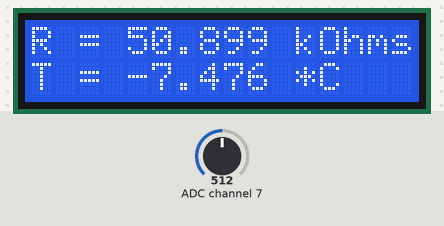
Simulated run of this program. Board: Raspberry Pi (BCM pin numbers). On the bench: 16×2 character LCD. The inputs (shaded band) are chosen by the test bench; at power-on: ADC channel 7 = 512 (analog values on the 0–1023 scale).

Above: at 1.2 s.
1.3 s: ADC channel 7 set to 716
At 2.4 s:
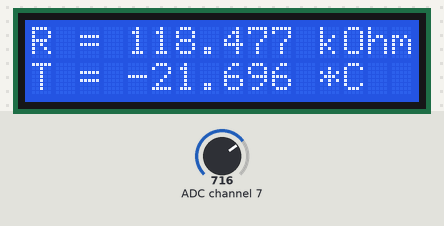
3.1 s: ADC channel 7 set to 511
At 4.4 s:
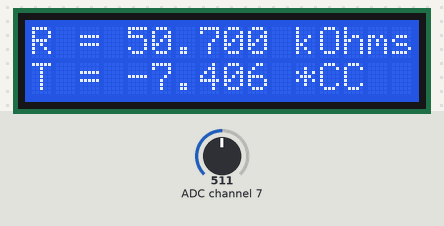
4.7 s: ADC channel 7 set to 306
At 5.4 s:
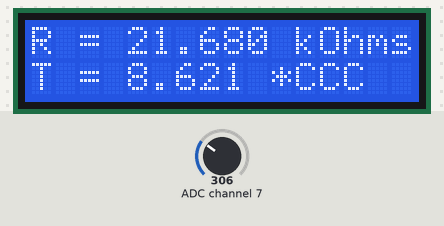
6.4 s: ADC channel 7 set to 122
At 7.2 s:
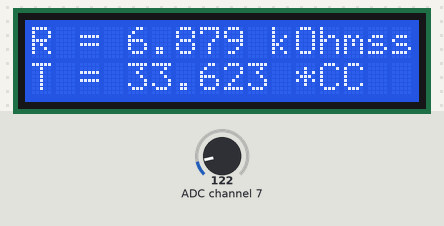
8.0 s: ADC channel 7 set to 1023
At 9.3 s:
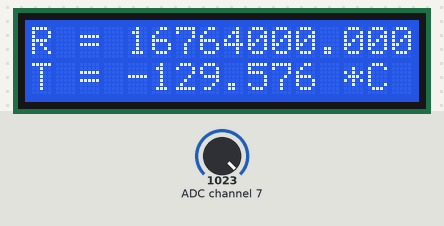
9.6 s: ADC channel 7 set to 1022
At 11.2 s:
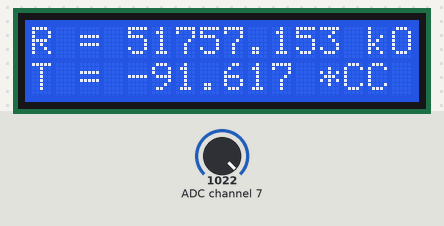
Timing chart, 0 to 12.3 s (numbered marks = the images above; inputs shaded):
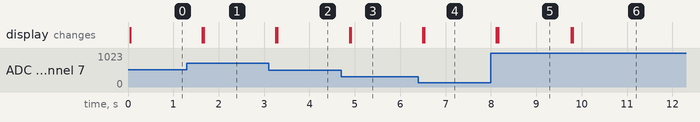

Measured:
- the behaviour switches between 1023 and 1022 on ADC channel 7 (found by bisection; images 5 and 6)
- after the input at 1.3 s, the display: first changes after 0.33 s (image 1 shows a later state)
- after the input at 3.1 s, the display: first changes after 0.16 s (image 2 shows a later state)
- after the input at 4.7 s, the display: first changes after 0.18 s (image 3 shows a later state)
- after the input at 6.4 s, the display: first changes after 0.10 s (image 4 shows a later state)
- after the input at 8.0 s, the display: first changes after 0.12 s (image 5 shows a later state)
- after the input at 9.6 s, the display: first changes after 0.17 s (image 6 shows a later state)

The program:

Rdisplay.py
```python
#This file utilizes the MCP3008 ADC chip to read out resistance using a voltage divider network
import math
import sys
import time
import board
import digitalio
import adafruit_character_lcd.character_lcd as characterlcd

# Import SPI library (for hardware SPI) and MCP3008 library.
import Adafruit_GPIO.SPI as SPI
import Adafruit_MCP3008


# Software SPI configuration:
CLK  = 5
MISO = 6      #Dout
MOSI = 13     #Din
CS   = 19
mcp = Adafruit_MCP3008.MCP3008(clk=CLK, cs=CS, miso=MISO, mosi=MOSI)

#create voltage divider equation to output resistance given voltage
def Voltdiv(Vin, Vout, R1):
	R2= R1*(Vout/(Vin-Vout))
	return R2*.001

# beta from https://www.mouser.de/datasheet/2/362/ktthermistor-3035.pdf    (beta=3435 for module?)
# beta of 3969 for module test stand sensors from https://digikey.com/en/products/detail/amphenol-advanced-sensors/DC95F103W/241325
def ohm2temp(ohm, beta=3969):
    return (1.0/((1.0/298.15) + (math.log(ohm/10.0)/beta)))-273.15

def kelvin2celsius(temp):
    return temp - 273.15

#Rpi pin setup
lcd_rs = digitalio.DigitalInOut(board.D25)
lcd_en = digitalio.DigitalInOut(board.D24)
lcd_d4 = digitalio.DigitalInOut(board.D23)
lcd_d5 = digitalio.DigitalInOut(board.D18)
lcd_d6 = digitalio.DigitalInOut(board.D15)
lcd_d7 = digitalio.DigitalInOut(board.D14)

#Define LCD column and row size
lcd_columns = 16
lcd_rows = 2

#initialize LCD (and clear any previous text)
lcd = characterlcd.Character_LCD_Mono(lcd_rs, lcd_en, lcd_d4, lcd_d5, lcd_d6, lcd_d7, lcd_columns, lcd_rows)

lcd.clear()

# Main program loop.
while True:
    # The read_adc function will get the value of the specified channel (0-7).
    voltage =  mcp.read_adc(7)*(3.3/1023)
    resistance = Voltdiv(3.30001, voltage, 50800)
    temp=ohm2temp(resistance)
    voltage = round(voltage, 6)
    resistance = round(resistance, 4)
    # Print the ADC values.
    lcd.message = "R = {0:0.3f} kOhms\nT = {1:0.3f} *C".format(resistance, temp)
#    print(voltage, 'Volts')
#    print(resistance, 'Ohms')
    time.sleep(.5)
```
